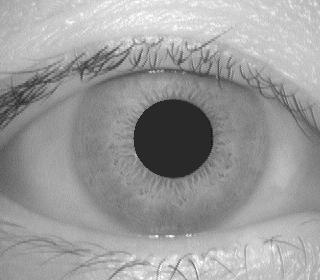
#> input picture Project_2021MCS2147/CASIA2/001_1_2.jpg, 320 x 280 px
$ python -i register.py   (imports and definitions only)
#> lines starting #> are read from the running program, lines starting #| are printed output that depends on the picture; after the words box and inside, x2 and y2 are one past the last pixel; in counts of white or black regions, pixels touching at a corner belong together
#> further down, picture is the input picture: shape (280, 320); min 12, max 255, mean 155

import cv2
import numpy as np
from scipy import signal


# [56 lines left out: function image_Quality, not called in this run]

def pupil_extraction(img):

    gray=img.copy()
    # cv2.imshow('i',img)
    cv2.waitKey(0)


    # [9 lines of commented-out code are left out]
    pupil_range = [0, 50]
    iris_range = [30, 80]
    sclera_range = [80, 150]
    eyelash_range = [150, 200]

    #Applying adaptive binary threshold segmentation to extract each region
    pupil = cv2.inRange(gray, pupil_range[0], pupil_range[1])
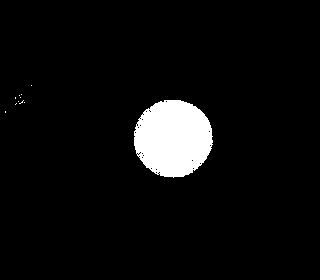
#> pupil: shape (280, 320); 5.4% white; 11 white regions (10 under 20 px), largest, box (x1, y1, x2, y2) and area: (134, 100, 213, 178) 4781
    iris = cv2.inRange(gray, iris_range[0], iris_range[1])
#> iris: shape (280, 320); 6.2% white; 67 white regions (61 under 20 px), largest, box (x1, y1, x2, y2) and area: (133, 99, 214, 178) 4904, (0, 90, 35, 125) 333, (24, 78, 43, 91) 74, (79, 61, 89, 76) 37, (199, 72, 209, 77) 28, (111, 59, 124, 69) 22
    sclera = cv2.inRange(gray, sclera_range[0], sclera_range[1])
#> sclera: shape (280, 320); 38.3% white; 150 white regions (142 under 20 px), largest, box (x1, y1, x2, y2) and area: (0, 41, 320, 239) 32752, (0, 228, 90, 262) 770, (0, 262, 15, 280) 174
    eyelash = cv2.inRange(gray, eyelash_range[0], eyelash_range[1])
#> eyelash: shape (280, 320); 42.8% white; 371 white regions (341 under 20 px), largest, box (x1, y1, x2, y2) and area: (0, 100, 320, 280) 22118, (117, 0, 320, 122) 6558, (0, 0, 129, 79) 5292

    #Removing noise
    kernel = np.ones((5, 5), np.uint8)
    pupil = cv2.erode(pupil, kernel, iterations=1)
#> pupil: shape (280, 320); 4.4% white; 1 white region, box (x1, y1, x2, y2) and area: (136, 102, 210, 175) 3973
    pupil = cv2.dilate(pupil, kernel, iterations=1)
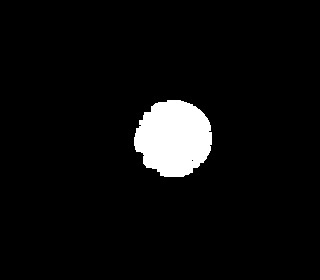
#> pupil: shape (280, 320); 5.2% white; 1 white region, box (x1, y1, x2, y2) and area: (134, 100, 212, 177) 4625
    pupil = cv2.morphologyEx(pupil, cv2.MORPH_CLOSE, kernel)
#> pupil: shape (280, 320); 5.2% white; 1 white region, box (x1, y1, x2, y2) and area: (134, 100, 212, 177) 4632

    iris = cv2.erode(iris, kernel, iterations=1)
#> iris: shape (280, 320); 4.6% white; 2 white regions (1 under 20 px), largest, box (x1, y1, x2, y2) and area: (136, 101, 210, 176) 4138
    iris = cv2.dilate(iris, kernel, iterations=1)
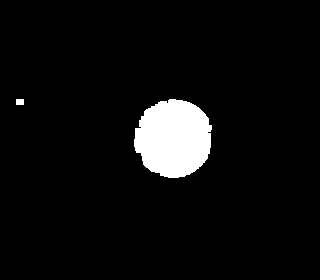
#> iris: shape (280, 320); 5.4% white; 2 white regions, box (x1, y1, x2, y2) and area: (134, 99, 212, 178) 4778, (16, 99, 24, 105) 48
    iris = cv2.morphologyEx(iris, cv2.MORPH_CLOSE, kernel)
#> iris: shape (280, 320); 5.4% white; 2 white regions, box (x1, y1, x2, y2) and area: (134, 99, 212, 178) 4785, (16, 99, 24, 105) 48

    sclera = cv2.erode(sclera, kernel, iterations=1)
#> sclera: shape (280, 320); 22.6% white; 52 white regions (42 under 20 px), largest, box (x1, y1, x2, y2) and area: (0, 68, 288, 235) 18043, (292, 108, 320, 212) 1611, (0, 81, 14, 93) 105
    sclera = cv2.dilate(sclera, kernel, iterations=1)
#> sclera: shape (280, 320); 30.8% white; 19 white regions, largest, box (x1, y1, x2, y2) and area: (0, 59, 320, 237) 26218, (51, 63, 81, 83) 295, (0, 75, 16, 95) 239
    sclera = cv2.morphologyEx(sclera, cv2.MORPH_CLOSE, kernel)
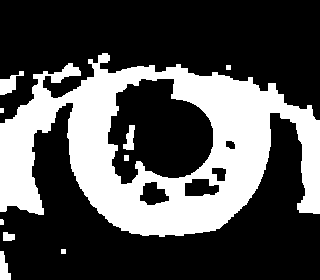
#> sclera: shape (280, 320); 31.7% white; 10 white regions, largest, box (x1, y1, x2, y2) and area: (0, 53, 320, 237) 27556, (0, 71, 24, 95) 275, (0, 251, 11, 280) 213

    eyelash = cv2.erode(eyelash, kernel, iterations=1)
#> eyelash: shape (280, 320); 21.8% white; 74 white regions (56 under 20 px), largest, box (x1, y1, x2, y2) and area: (5, 118, 320, 280) 13374, (0, 0, 104, 77) 3153, (216, 39, 320, 104) 1214
    eyelash = cv2.dilate(eyelash, kernel, iterations=1)
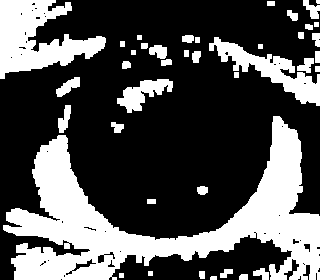
#> eyelash: shape (280, 320); 32.3% white; 40 white regions (1 under 20 px), largest, box (x1, y1, x2, y2) and area: (3, 116, 320, 280) 18695, (0, 0, 106, 79) 4468, (209, 37, 320, 106) 2304
    eyelash = cv2.morphologyEx(eyelash, cv2.MORPH_CLOSE, kernel)
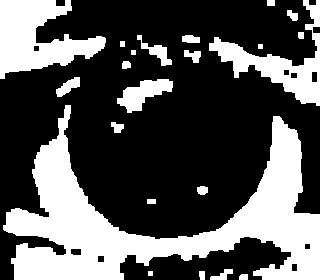
#> eyelash: shape (280, 320); 33.8% white; 22 white regions, largest, box (x1, y1, x2, y2) and area: (3, 105, 320, 280) 19825, (0, 0, 106, 79) 4637, (209, 0, 320, 106) 3246

    # Combineing the iris, sclera, and eyelash regions to extract the pupil region
    mask = iris + sclera + eyelash
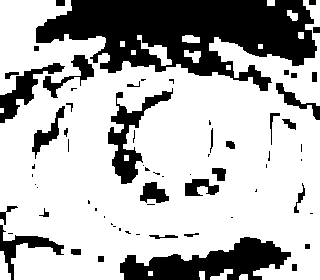
#> mask: shape (280, 320); min 0, max 255, mean 180.7

    pupil = cv2.bitwise_and(pupil, mask)
#> pupil: shape (280, 320); 5.1% white; 1 white region

    contours, hierarchy = cv2.findContours(pupil, cv2.RETR_EXTERNAL, cv2.CHAIN_APPROX_SIMPLE)
#> contours = 1 contour; box (x1, y1, x2, y2) and area: (134, 100, 211, 177) 4476

    max_area = 0
    max_contour = None
    for contour in contours:
        area = cv2.contourArea(contour)
        if area > max_area:
            max_area = area
            max_contour = contour
#> this loop made 1 pass
#> (area, max_area) on pass 1: (4476, 4476)
#> after the loop, max_area = 4476; max_contour = contour of 88 points, box (x1, y1, x2, y2) (134, 100, 211, 177), area 4476

    # the center and radius of the pupil
    (x,y), radius = cv2.minEnclosingCircle(max_contour)
#> x = 172.9; y = 138; radius = 39.54
    center = (int(x), int(y))
#> center = (172, 138)
    radius = int(radius)
#> radius = 39


    return center,radius


# [61 lines left out: functions ContourIntegralCircular, iris_outer, not called in this run]

>>> import cv2
>>> picture = cv2.imread('CASIA2/001_1_2.jpg', cv2.IMREAD_GRAYSCALE)
>>> result = pupil_extraction(picture)
#> result = ((172, 138), 39)

$ run again, on Project_2021MCS2147/CASIA2/001_1_3.jpg
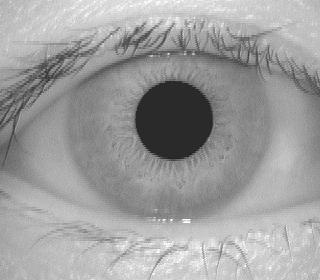
#> input picture Project_2021MCS2147/CASIA2/001_1_3.jpg, 320 x 280 px
#> picture is the input picture: shape (280, 320); min 24, max 255, mean 158
#> in pupil_extraction, `pupil = cv2.inRange(gray, pupil_range[0], pupil_range[1])`:
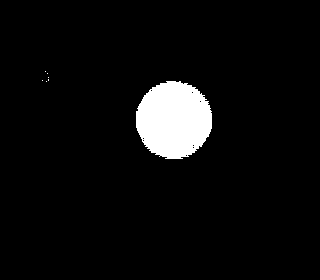
#> pupil: shape (280, 320); 5.2% white; 7 white regions (6 under 20 px), largest, box (x1, y1, x2, y2) and area: (136, 81, 212, 159) 4618
#> in pupil_extraction, `mask = iris + sclera + eyelash`:
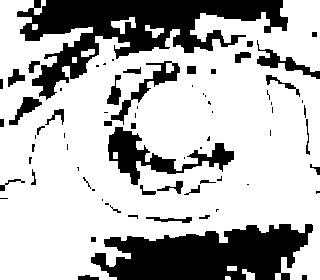
#> mask: shape (280, 320); min 0, max 255, mean 183.4
#> contours = 1 contour; box (x1, y1, x2, y2) and area: (136, 81, 212, 159) 4436
#> the loop in pupil_extraction, `for contour in contours:` made 1 pass
#> (area, max_area) on pass 1: (4436.5, 4436.5)
#> after the loop in pupil_extraction, `for contour in contours:`: max_area = 4436.5; max_contour = contour of 126 points, box (x1, y1, x2, y2) (136, 81, 212, 159), area 4436
#> in pupil_extraction, `(x,y), radius = cv2.minEnclosingCircle(max_contour)`: x = 172.8; y = 119.6; radius = 39.07
#> center = (172, 119)
#> in pupil_extraction, `radius = int(radius)`: radius = 39
#> result = ((172, 119), 39)
